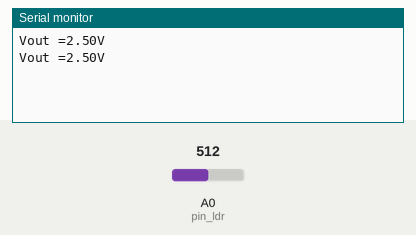
This sketch was run on a simulated Arduino Uno, built with avr-gcc and run on an emulated ATmega328P. Parts: the last lines printed to the serial monitor. Inputs (shaded band) come from the test bench; at power-on: A0 (pin_ldr) = 512.

Above: at 2.8 s.
2.9 s: A0 (pin_ldr) set to 716
At 5.1 s:
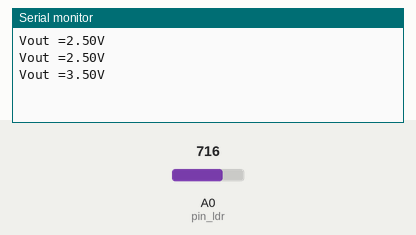
5.6 s: A0 (pin_ldr) set to 900
At 6.7 s:
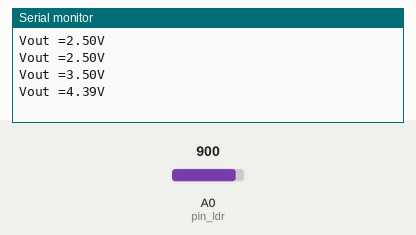
Timing chart, 0 to 8.6 s (numbered marks = the images above; inputs shaded):
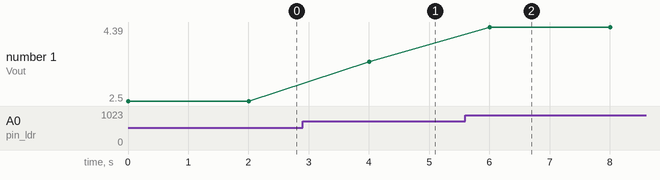

Measured:
- after the input at 2.9 s, the serial monitor: prints a new line after 1.1 s (image 1)
- after the input at 5.6 s, the serial monitor: prints a new line after 0.40 s (image 2)
- plotted number 1: 2.5 → 3.5 after the input at 2.9 s, 3.5 → 4.39 after the input at 5.6 s

The sketch:

Ldr.ino
```cpp
/*********************************
 * Sensor : LDR (Light Dependant Resistor)
 * Board  : Arduino UNO
 * Output : Serial (9600)
 * Analog : A0, A1, A2, A3, A4, A5
 * Recommended pin use: A0
 *********************************/

const int pin_ldr = A0;
// const int pin_ldr = A1;
// const int pin_ldr = A2;
// const int pin_ldr = A3;
// const int pin_ldr = A4;
// const int pin_ldr = A5;

void setup()
{
  Serial.begin(9600); // Inisialisasi monitor serial
}

void loop()
{
  int nilai = analogRead(pin_ldr); // Membaca nilai analog dari pin A0
  // Mengkonversi nilai analog tegangan menggunakan ADC
  // ADC memiliki resolusi 10bit, sehingga dapat mewakili 2 ^ 10 = 1024
  float tegangan_hasil = 5.0 * nilai / 1024;
  // Catatan: Ini adalah konversi D-to-A
  // Mencetak hasil pada monitor serial
  Serial.print("Vout =");
  Serial.print(tegangan_hasil);
  Serial.println("V");
  delay(2000); // jeda selama dua detik
}
```
